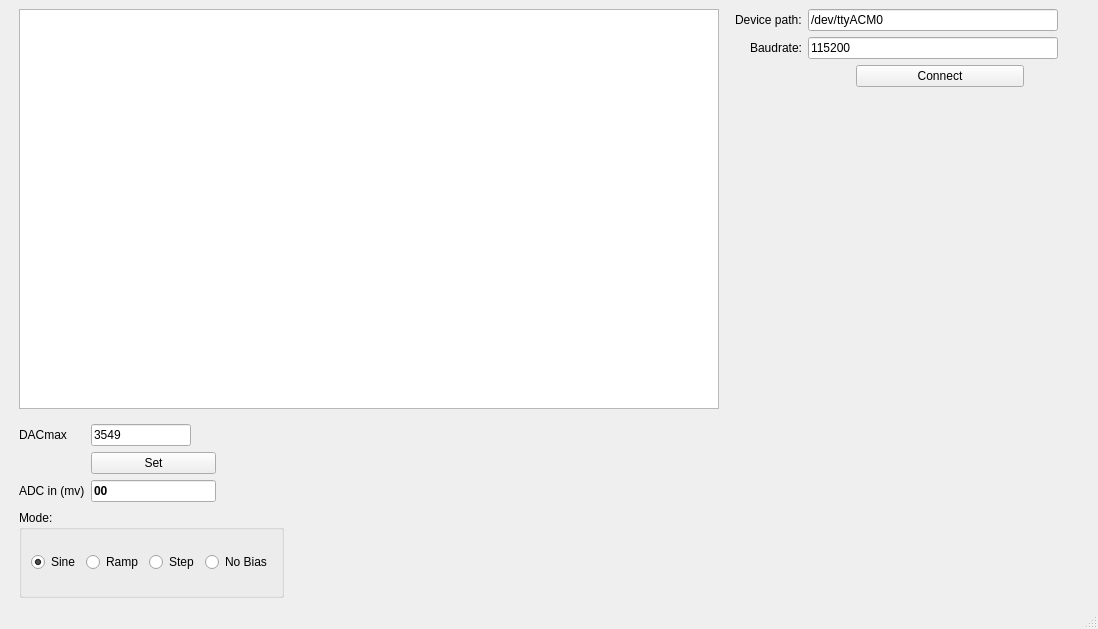
<?xml version="1.0" encoding="UTF-8"?>
<ui version="4.0">
 <class>MainWindow</class>
 <widget class="QMainWindow" name="MainWindow">
  <property name="geometry">
   <rect>
    <x>0</x>
    <y>0</y>
    <width>1098</width>
    <height>629</height>
   </rect>
  </property>
  <property name="maximumSize">
   <size>
    <width>1098</width>
    <height>629</height>
   </size>
  </property>
  <property name="windowTitle">
   <string>LabBox</string>
  </property>
  <widget class="QWidget" name="centralwidget">
   <layout class="QVBoxLayout" name="verticalLayout_3">
    <item>
     <layout class="QHBoxLayout" name="horizontalLayout_4">
      <property name="leftMargin">
       <number>10</number>
      </property>
      <item>
       <layout class="QVBoxLayout" name="verticalLayout_6">
        <property name="rightMargin">
         <number>10</number>
        </property>
        <item>
         <layout class="QHBoxLayout" name="horizontalLayout_7">
          <item>
           <widget class="Plot2D" name="plotView">
            <property name="minimumSize">
             <size>
              <width>700</width>
              <height>400</height>
             </size>
            </property>
            <property name="maximumSize">
             <size>
              <width>700</width>
              <height>400</height>
             </size>
            </property>
           </widget>
          </item>
         </layout>
        </item>
        <item>
         <layout class="QFormLayout" name="formLayout_4">
          <property name="labelAlignment">
           <set>Qt::AlignLeading|Qt::AlignLeft|Qt::AlignVCenter</set>
          </property>
          <property name="formAlignment">
           <set>Qt::AlignRight|Qt::AlignTop|Qt::AlignTrailing</set>
          </property>
          <property name="horizontalSpacing">
           <number>0</number>
          </property>
         </layout>
        </item>
        <item>
         <layout class="QGridLayout" name="adcDacLayout">
          <property name="rightMargin">
           <number>0</number>
          </property>
          <item row="0" column="3">
           <spacer name="horizontalSpacer">
            <property name="orientation">
             <enum>Qt::Horizontal</enum>
            </property>
            <property name="sizeType">
             <enum>QSizePolicy::Expanding</enum>
            </property>
            <property name="sizeHint" stdset="0">
             <size>
              <width>40</width>
              <height>20</height>
             </size>
            </property>
           </spacer>
          </item>
          <item row="0" column="0">
           <layout class="QFormLayout" name="formLayout_2"/>
          </item>
          <item row="0" column="1" colspan="2">
           <layout class="QFormLayout" name="formLayout_8">
            <property name="rowWrapPolicy">
             <enum>QFormLayout::DontWrapRows</enum>
            </property>
            <property name="topMargin">
             <number>9</number>
            </property>
            <property name="rightMargin">
             <number>146</number>
            </property>
            <item row="0" column="0">
             <widget class="QLabel" name="DACmaxLabel">
              <property name="text">
               <string>DACmax</string>
              </property>
             </widget>
            </item>
            <item row="0" column="1">
             <widget class="QLineEdit" name="dacLineEdit">
              <property name="maximumSize">
               <size>
                <width>100</width>
                <height>16777215</height>
               </size>
              </property>
              <property name="toolTip">
               <string/>
              </property>
              <property name="statusTip">
               <string>DAC value in mA, Range is 0 to 4059</string>
              </property>
              <property name="text">
               <string>3549</string>
              </property>
              <property name="maxLength">
               <number>4</number>
              </property>
             </widget>
            </item>
            <item row="2" column="1">
             <widget class="QLineEdit" name="ADClineEdit">
              <property name="font">
               <font>
                <weight>75</weight>
                <bold>true</bold>
               </font>
              </property>
              <property name="text">
               <string>00</string>
              </property>
              <property name="readOnly">
               <bool>true</bool>
              </property>
             </widget>
            </item>
            <item row="2" column="0">
             <widget class="QLabel" name="ADClabel">
              <property name="text">
               <string>ADC in (mv)</string>
              </property>
             </widget>
            </item>
            <item row="1" column="1">
             <widget class="QPushButton" name="SetButton">
              <property name="enabled">
               <bool>true</bool>
              </property>
              <property name="text">
               <string>Set</string>
              </property>
             </widget>
            </item>
           </layout>
          </item>
         </layout>
        </item>
        <item>
         <layout class="QHBoxLayout" name="modeLayout">
          <item>
           <widget class="QGroupBox" name="signalFunctionBox">
            <property name="title">
             <string>Mode:</string>
            </property>
            <layout class="QHBoxLayout" name="horizontalLayout_6">
             <item>
              <widget class="QRadioButton" name="sineRadioButton">
               <property name="text">
                <string>Sine</string>
               </property>
               <property name="checked">
                <bool>true</bool>
               </property>
              </widget>
             </item>
             <item>
              <widget class="QRadioButton" name="rampRadioButton">
               <property name="text">
                <string>Ramp</string>
               </property>
              </widget>
             </item>
             <item>
              <widget class="QRadioButton" name="stepRadioButton">
               <property name="text">
                <string>Step</string>
               </property>
              </widget>
             </item>
             <item>
              <widget class="QRadioButton" name="NoBiasRadioButton">
               <property name="text">
                <string>No Bias</string>
               </property>
              </widget>
             </item>
            </layout>
           </widget>
          </item>
          <item>
           <spacer name="horizontalSpacer_3">
            <property name="orientation">
             <enum>Qt::Horizontal</enum>
            </property>
            <property name="sizeHint" stdset="0">
             <size>
              <width>40</width>
              <height>20</height>
             </size>
            </property>
           </spacer>
          </item>
         </layout>
        </item>
       </layout>
      </item>
      <item>
       <layout class="QVBoxLayout" name="verticalLayout_5">
        <property name="leftMargin">
         <number>0</number>
        </property>
        <item>
         <layout class="QFormLayout" name="formLayout">
          <property name="fieldGrowthPolicy">
           <enum>QFormLayout::AllNonFixedFieldsGrow</enum>
          </property>
          <property name="labelAlignment">
           <set>Qt::AlignRight|Qt::AlignTrailing|Qt::AlignVCenter</set>
          </property>
          <property name="formAlignment">
           <set>Qt::AlignRight|Qt::AlignTrailing|Qt::AlignVCenter</set>
          </property>
          <property name="rightMargin">
           <number>10</number>
          </property>
          <item row="1" column="0">
           <widget class="QLabel" name="devicePathLabel">
            <property name="text">
             <string>Device path:</string>
            </property>
           </widget>
          </item>
          <item row="1" column="1">
           <widget class="QLineEdit" name="devicePathLineEdit">
            <property name="minimumSize">
             <size>
              <width>250</width>
              <height>0</height>
             </size>
            </property>
            <property name="maximumSize">
             <size>
              <width>250</width>
              <height>16777215</height>
             </size>
            </property>
            <property name="statusTip">
             <string>To find device seral port use&quot;dmesg | grep tty&quot; in CMD</string>
            </property>
            <property name="text">
             <string>/dev/ttyACM0</string>
            </property>
           </widget>
          </item>
          <item row="2" column="0">
           <widget class="QLabel" name="deviceBaudrateLabel">
            <property name="text">
             <string>Baudrate:</string>
            </property>
           </widget>
          </item>
          <item row="2" column="1">
           <widget class="QLineEdit" name="deviceBaudrateLineEdit">
            <property name="enabled">
             <bool>true</bool>
            </property>
            <property name="minimumSize">
             <size>
              <width>250</width>
              <height>0</height>
             </size>
            </property>
            <property name="maximumSize">
             <size>
              <width>250</width>
              <height>16777215</height>
             </size>
            </property>
            <property name="statusTip">
             <string>device baude rate </string>
            </property>
            <property name="text">
             <string>115200</string>
            </property>
           </widget>
          </item>
          <item row="3" column="1">
           <layout class="QGridLayout" name="gridLayout">
            <property name="sizeConstraint">
             <enum>QLayout::SetDefaultConstraint</enum>
            </property>
            <property name="leftMargin">
             <number>48</number>
            </property>
            <property name="topMargin">
             <number>0</number>
            </property>
            <property name="rightMargin">
             <number>55</number>
            </property>
            <property name="bottomMargin">
             <number>1</number>
            </property>
            <property name="horizontalSpacing">
             <number>0</number>
            </property>
            <item row="0" column="0">
             <widget class="QPushButton" name="ConnectButton">
              <property name="sizePolicy">
               <sizepolicy hsizetype="Ignored" vsizetype="Fixed">
                <horstretch>0</horstretch>
                <verstretch>0</verstretch>
               </sizepolicy>
              </property>
              <property name="statusTip">
               <string>Start communicating with device.</string>
              </property>
              <property name="layoutDirection">
               <enum>Qt::LeftToRight</enum>
              </property>
              <property name="text">
               <string>Connect</string>
              </property>
              <property name="iconSize">
               <size>
                <width>16</width>
                <height>16</height>
               </size>
              </property>
             </widget>
            </item>
           </layout>
          </item>
         </layout>
        </item>
        <item>
         <spacer name="verticalSpacer">
          <property name="orientation">
           <enum>Qt::Vertical</enum>
          </property>
          <property name="sizeHint" stdset="0">
           <size>
            <width>20</width>
            <height>40</height>
           </size>
          </property>
         </spacer>
        </item>
       </layout>
      </item>
     </layout>
    </item>
   </layout>
  </widget>
  <widget class="QMenuBar" name="menubar">
   <property name="geometry">
    <rect>
     <x>0</x>
     <y>0</y>
     <width>1098</width>
     <height>22</height>
    </rect>
   </property>
  </widget>
  <widget class="QStatusBar" name="statusbar"/>
 </widget>
 <customwidgets>
  <customwidget>
   <class>Plot2D</class>
   <extends>QGraphicsView</extends>
   <header>plot2d</header>
  </customwidget>
 </customwidgets>
 <tabstops>
  <tabstop>devicePathLineEdit</tabstop>
  <tabstop>deviceBaudrateLineEdit</tabstop>
  <tabstop>ConnectButton</tabstop>
  <tabstop>sineRadioButton</tabstop>
  <tabstop>rampRadioButton</tabstop>
  <tabstop>stepRadioButton</tabstop>
  <tabstop>NoBiasRadioButton</tabstop>
  <tabstop>plotView</tabstop>
 </tabstops>
 <resources/>
 <connections/>
</ui>
